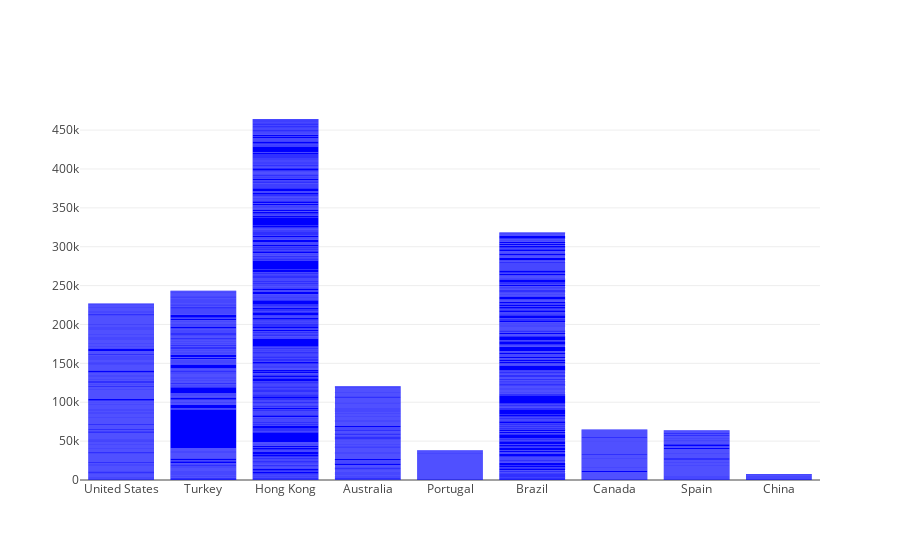

The notebook cell saved with this chart:
### Code cell
histogram_price_country(df)

### Figure 1 — Plotly figure (JSON) as saved in the notebook; plotly's stock layout.template omitted (floating-point values rounded to 4 significant figures; data arrays with more than 128 entries replaced by an {"elided": "..."} marker saying what was removed)
{"data": [{"marker": {"color": "blue"}, "name": "price", "type": "bar", "x": {"elided": "5555 str values"}, "y": {"elided": "5555 int values"}}], "layout": {}}
